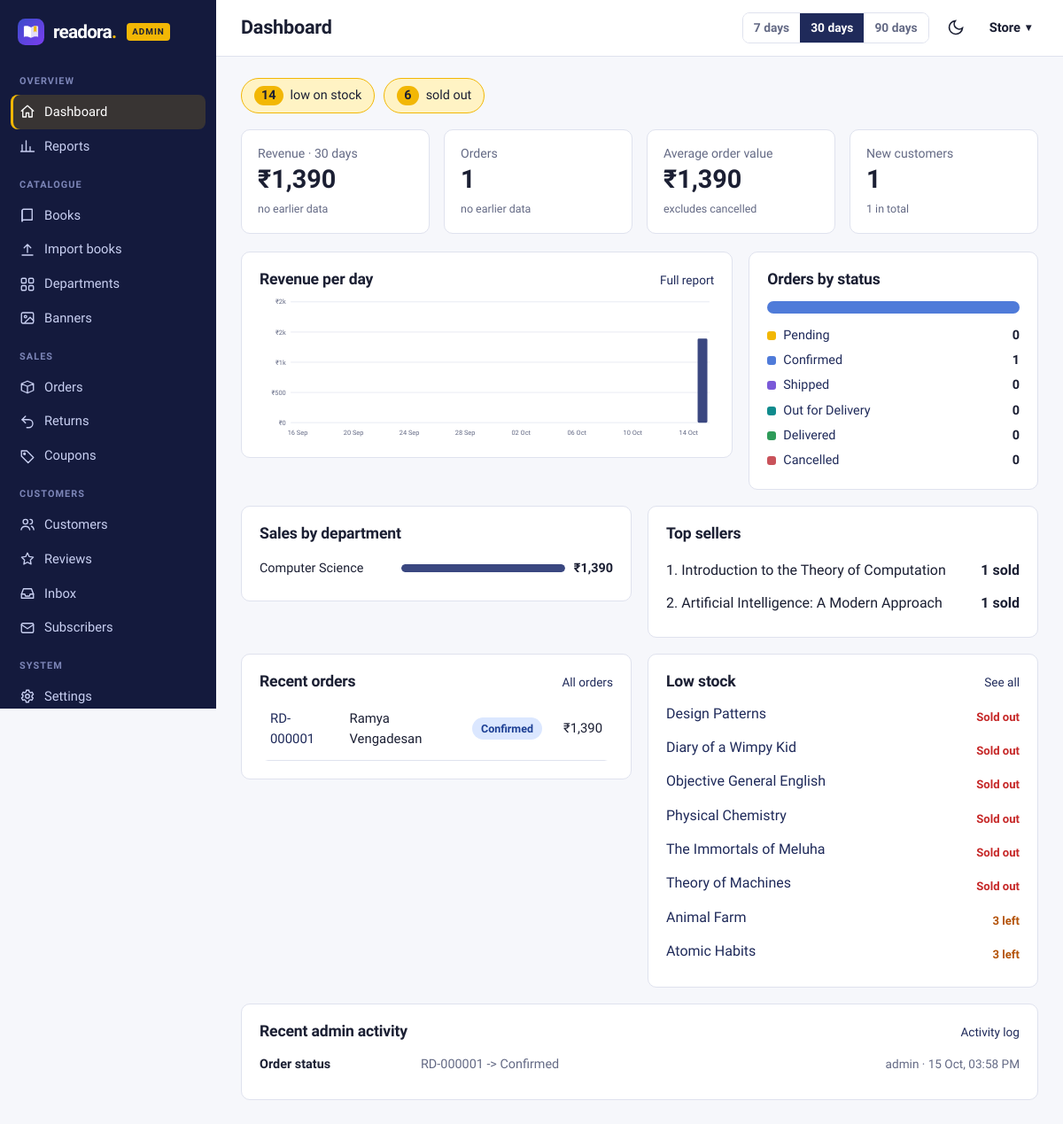
Page /admin/ (signed in) on the committed database.
### tables this page shows
CREATE TABLE users (
    id            INTEGER PRIMARY KEY AUTOINCREMENT,
    fullname      TEXT NOT NULL,
    username      TEXT NOT NULL UNIQUE COLLATE NOCASE,
    email         TEXT NOT NULL UNIQUE COLLATE NOCASE,
    password      TEXT NOT NULL,
    phone         TEXT,
    is_admin      INTEGER NOT NULL DEFAULT 0,
    created_at    TEXT NOT NULL DEFAULT CURRENT_TIMESTAMP
);

CREATE TABLE orders (
    id              INTEGER PRIMARY KEY AUTOINCREMENT,
    user_id         INTEGER NOT NULL REFERENCES users(id),
    status          TEXT NOT NULL DEFAULT 'Pending',
    payment_method  TEXT NOT NULL,
    payment_status  TEXT NOT NULL DEFAULT 'Pending',
    subtotal        REAL NOT NULL,
    discount        REAL NOT NULL DEFAULT 0,
    shipping_fee    REAL NOT NULL DEFAULT 0,
    total           REAL NOT NULL,
    coupon_code     TEXT,
    ship_name       TEXT NOT NULL,
    ship_phone      TEXT NOT NULL,
    ship_address    TEXT NOT NULL,
    created_at      TEXT NOT NULL DEFAULT CURRENT_TIMESTAMP
);

CREATE TABLE categories (
    id          INTEGER PRIMARY KEY AUTOINCREMENT,
    slug        TEXT NOT NULL UNIQUE,
    name        TEXT NOT NULL,
    group_name  TEXT NOT NULL DEFAULT 'More',   -- shown as a column in the departments menu
    sort_order  INTEGER NOT NULL DEFAULT 0
);

CREATE TABLE order_items (
    id        INTEGER PRIMARY KEY AUTOINCREMENT,
    order_id  INTEGER NOT NULL REFERENCES orders(id) ON DELETE CASCADE,
    book_id   INTEGER REFERENCES books(id) ON DELETE SET NULL,
    title     TEXT NOT NULL,              -- snapshot, survives book edits/deletes
    author    TEXT,
    price     REAL NOT NULL,
    qty       INTEGER NOT NULL
);

CREATE TABLE books (
    id            INTEGER PRIMARY KEY AUTOINCREMENT,
    category_id   INTEGER NOT NULL REFERENCES categories(id),
    name          TEXT NOT NULL,
    author        TEXT NOT NULL,
    publisher     TEXT NOT NULL,
    isbn          TEXT UNIQUE,
    price         REAL NOT NULL CHECK (price >= 0),
    mrp           REAL,                      -- list price, to show a discount
    stock         INTEGER NOT NULL DEFAULT 0 CHECK (stock >= 0),
    rating        REAL NOT NULL DEFAULT 0,
    review_count  INTEGER NOT NULL DEFAULT 0,
    sold_count    INTEGER NOT NULL DEFAULT 0,
    description   TEXT,
    language      TEXT NOT NULL DEFAULT 'English',
    format        TEXT NOT NULL DEFAULT 'Paperback',
    image         TEXT,
    created_at    TEXT NOT NULL DEFAULT CURRENT_TIMESTAMP
);

CREATE TABLE admin_log (
    id         INTEGER PRIMARY KEY AUTOINCREMENT,
    user_id    INTEGER REFERENCES users(id) ON DELETE SET NULL,
    action     TEXT NOT NULL,
    detail     TEXT,
    created_at TEXT NOT NULL DEFAULT CURRENT_TIMESTAMP
);

### bookstore/routes/admin.py (the view)
@bp.route("/")
@admin_required
def dashboard():
    days = request.args.get("days", 30, type=int)
    days = days if days in (7, 30, 90) else 30
    today = local_today()
    start, prev_end = today - timedelta(days=days - 1), today - timedelta(days=days)
    prev_start = prev_end - timedelta(days=days - 1)
    cur = _sales_by_day(start, today)
    revenue, orders_n = sum(d["revenue"] for d in cur), sum(d["n"] for d in cur)
    prev = _sales_by_day(prev_start, prev_end)
    p_rev, p_n = sum(d["revenue"] for d in prev), sum(d["n"] for d in prev)
    s_, e_ = start.isoformat(), today.isoformat()
    by_cat = query(f"""SELECT COALESCE(c.name,'Other') dept, SUM(oi.qty*oi.price) revenue, SUM(oi.qty) units
                       FROM order_items oi JOIN orders o ON o.id=oi.order_id
                       LEFT JOIN books b ON b.id=oi.book_id LEFT JOIN categories c ON c.id=b.category_id
                       WHERE o.status!='Cancelled' AND date(o.created_at,'{_loc()}') BETWEEN ? AND ?
                       GROUP BY dept ORDER BY revenue DESC LIMIT 8""", (s_, e_))
    statuses = {r["status"]: r["n"] for r in query("SELECT status, COUNT(*) n FROM orders GROUP BY status")}
    low = setting_num("low_stock", 5)
    return render_template(
        "admin/dashboard.html", days=days, chart=_bar_chart(cur), revenue=revenue, orders_n=orders_n,
        aov=(revenue / orders_n if orders_n else 0), rev_delta=_pct_change(revenue, p_rev), ord_delta=_pct_change(orders_n, p_n),
        new_users=one(f"SELECT COUNT(*) n FROM users WHERE is_admin=0 AND date(created_at,'{_loc()}') BETWEEN ? AND ?", (s_, e_))["n"],
        users=one("SELECT COUNT(*) n FROM users WHERE is_admin=0")["n"],
        by_cat=by_cat, cat_peak=max((c["revenue"] for c in by_cat), default=0) or 1,
        statuses=statuses, status_total=sum(statuses.values()) or 1, flow=ALL_STATUSES,
        queue={"pending": statuses.get("Pending", 0),
               "returns": one("SELECT COUNT(*) n FROM returns WHERE status='Requested'")["n"],
               "messages": one("SELECT COUNT(*) n FROM messages WHERE status='New'")["n"],
               "low": one("SELECT COUNT(*) n FROM books WHERE stock>0 AND stock<=?", (low,))["n"],
               "out": one("SELECT COUNT(*) n FROM books WHERE stock=0")["n"]},
        low_stock=query("SELECT id, name, stock FROM books WHERE stock <= ? ORDER BY stock, name LIMIT 8", (low,)),
        recent=query("""SELECT o.*, u.fullname FROM orders o JOIN users u ON u.id=o.user_id
                        ORDER BY o.id DESC LIMIT 7"""),
        top=query(f"""SELECT oi.title, SUM(oi.qty) sold, SUM(oi.qty*oi.price) revenue FROM order_items oi
                      JOIN orders o ON o.id=oi.order_id WHERE o.status!='Cancelled'
                      AND date(o.created_at,'{_loc()}') BETWEEN ? AND ?
                      GROUP BY oi.title ORDER BY sold DESC LIMIT 6""", (s_, e_)),
        activity=query("""SELECT l.*, u.username FROM admin_log l LEFT JOIN users u ON u.id=l.user_id
                          ORDER BY l.id DESC LIMIT 8"""),
    )

### bookstore/templates/admin/dashboard.html (shortened to what this page needs)
{% extends 'admin/layout.html' %}
{% from 'partials/macros.html' import badge, icon %}
{% from 'admin/_m.html' import bars, delta %}
{% block title %}Dashboard{% endblock %}
{% block actions %}
<div class="seg" role="group" aria-label="Period">{% for d in (7, 30, 90) %}<a href="{{ url_for('admin.dashboard', days=d) }}" class="{{ 'on' if days == d }}">{{ d }} days</a>{% endfor %}</div>
{% endblock %}
{% block content %}
{% if queue.pending or queue.returns or queue.messages or queue.low or queue.out %}
<section class="queue" aria-label="Needs attention">
  {% if queue.low %}<a href="{{ url_for('admin.books', show='low') }}"><b>{{ queue.low }}</b> low on stock</a>{% endif %}
  {% if queue.out %}<a href="{{ url_for('admin.books', show='out') }}"><b>{{ queue.out }}</b> sold out</a>{% endif %}
</section>
{% endif %}
<div class="kpis">
  <div class="kpi"><div class="l">Revenue · {{ days }} days</div><div class="v">{{ revenue|money }}</div>{{ delta(rev_delta) }}</div>
  <div class="kpi"><div class="l">Orders</div><div class="v">{{ orders_n }}</div>{{ delta(ord_delta) }}</div>
  <div class="kpi"><div class="l">Average order value</div><div class="v">{{ aov|round|int|money }}</div><span class="delta">excludes cancelled</span></div>
  <div class="kpi"><div class="l">New customers</div><div class="v">{{ new_users }}</div><span class="delta">{{ users }} in total</span></div>
</div>
<div class="adm-grid">
  <section class="panel"><div class="panel-head"><h3>Revenue per day</h3><a class="small" href="{{ url_for('admin.reports') }}">Full report</a></div>{{ bars(chart) }}</section>
  <section class="panel"><h3>Orders by status</h3>
    <div class="stackbar" role="img" aria-label="Orders by status">{% for s in flow %}{% if statuses.get(s) %}<i class="seg-{{ s|lower|replace(' ','-') }}" style="width: {{ (statuses[s] / status_total * 100)|round(1) }}%" title="{{ s }}: {{ statuses[s] }}"></i>{% endif %}{% endfor %}</div>
    <ul class="legend">{% for s in flow %}<li><i class="seg-{{ s|lower|replace(' ','-') }}"></i><a href="{{ url_for('admin.orders', status=s) }}">{{ s }}</a><b>{{ statuses.get(s, 0) }}</b></li>{% endfor %}</ul>
  </section>
</div>
<div class="adm-grid even">
  <section class="panel"><h3>Sales by department</h3>
    {% for c in by_cat %}<div class="hbar"><span>{{ c.dept }}</span><div><i style="width: {{ (c.revenue / cat_peak * 100)|round }}%"></i></div><b>{{ c.revenue|money }}</b></div>
    {% else %}<p class="muted">No sales in this period.</p>{% endfor %}</section>
  <section class="panel"><h3>Top sellers</h3>
    {% for t in top %}<div class="sum-row"><span>{{ loop.index }}. {{ t.title }}</span><b>{{ t.sold }} sold</b></div>{% else %}<p class="muted">Sales will show up here.</p>{% endfor %}</section>
</div>
<div class="adm-grid even">
  <section class="panel"><div class="panel-head"><h3>Recent orders</h3><a class="small" href="{{ url_for('admin.orders') }}">All orders</a></div>
    {% if recent %}<div class="table-wrap flat"><table class="data"><tbody>
      {% for o in recent %}<tr><td><a href="{{ url_for('admin.order', order_id=o.id) }}">{{ order_ref(o.id) }}</a></td><td>{{ o.fullname }}</td><td>{{ badge(o.status) }}</td><td class="num">{{ o.total|money }}</td></tr>{% endfor %}
    </tbody></table></div>{% else %}<p class="muted">No orders yet.</p>{% endif %}</section>
  <section class="panel"><div class="panel-head"><h3>Low stock</h3><a class="small" href="{{ url_for('admin.books', show='low') }}">See all</a></div>
    {% for b in low_stock %}<div class="sum-row"><a href="{{ url_for('admin.book_edit', book_id=b.id) }}">{{ b.name }}</a><b class="{{ 'stock out' if b.stock == 0 else 'stock low' }}">{{ 'Sold out' if b.stock == 0 else b.stock ~ ' left' }}</b></div>
    {% else %}<p class="muted">Everything is well stocked.</p>{% endfor %}</section>
</div>
<section class="panel"><div class="panel-head"><h3>Recent admin activity</h3><a class="small" href="{{ url_for('admin.activity') }}">Activity log</a></div>
  {% for a in activity %}<div class="act-row"><b>{{ a.action }}</b><span class="muted">{{ a.detail }}</span><span class="small muted">{{ a.username or 'system' }} · {{ a.created_at|dt('%d %b, %I:%M %p') }}</span></div>
  {% else %}<p class="muted">Changes you make in the console will be listed here.</p>{% endfor %}</section>
{% endblock %}

### bookstore/templates/admin/layout.html (shortened to what this page needs)
{% from 'partials/macros.html' import icon %}
{% set ac = admin_counts() %}
{% set ep = current_endpoint or '' %}
{% macro nav(endpoint, label, ico, count=0, match=[]) %}<a href="{{ url_for(endpoint) }}" class="{{ 'on' if ep == endpoint or ep in match }}">{{ icon(ico, 18) }}<span>{{ label }}</span>{% if count %}<em>{{ count }}</em>{% endif %}</a>{% endmacro %}
<!doctype html>
<html lang="en">
<head>
  <link rel="stylesheet" href="{{ url_for('static', filename='css/style.css') }}">
  <link rel="stylesheet" href="{{ url_for('static', filename='css/admin.css') }}">
</head>
<body class="adm">
<div class="adm-shell">
  <aside class="adm-side" id="adm-side" aria-label="Admin navigation">
    <a class="adm-brand" href="{{ url_for('admin.dashboard') }}"><img src="{{ url_for('static', filename='img/mark.svg') }}" width="30" height="30" alt=""><span>{{ brand.name|lower }}<b>.</b></span><small>admin</small></a>
    <nav>
      <h6>Overview</h6>
      {{ nav('admin.dashboard', 'Dashboard', 'home') }}
      {{ nav('admin.reports', 'Reports', 'chart') }}
      <h6>Catalogue</h6>
      {{ nav('admin.books', 'Books', 'book', match=['admin.book_new','admin.book_edit']) }}
      {{ nav('admin.books_import', 'Import books', 'upload') }}
      {{ nav('admin.categories', 'Departments', 'grid') }}
      {{ nav('admin.banners', 'Banners', 'image', match=['admin.banner_form']) }}
      <h6>Sales</h6>
      {{ nav('admin.orders', 'Orders', 'box', ac.orders, match=['admin.order']) }}
      {{ nav('admin.returns', 'Returns', 'return', ac.returns) }}
      {{ nav('admin.coupons', 'Coupons', 'tag') }}
      <h6>Customers</h6>
      {{ nav('admin.users', 'Customers', 'users', match=['admin.user_detail']) }}
      {{ nav('admin.reviews', 'Reviews', 'star') }}
      {{ nav('admin.messages', 'Inbox', 'inbox', ac.messages) }}
      {{ nav('admin.subscribers', 'Subscribers', 'mail') }}
      <h6>System</h6>
      {{ nav('admin.settings', 'Settings', 'gear') }}
    </nav>
  </aside>
  <div class="adm-main">
    <header class="adm-top">
      <div class="adm-title"><h1>{% block page_title %}{{ self.title() }}{% endblock %}</h1></div>
      <div class="adm-top-actions">{% block actions %}{% endblock %}</div>
      <button class="icon-btn" id="theme-toggle" type="button" aria-label="Switch light or dark theme"><svg viewBox="0 0 24 24" width="20" height="20" fill="none" stroke="currentColor" stroke-width="2"><path d="M21 12.8A9 9 0 1 1 11.2 3a7 7 0 0 0 9.8 9.8z"/></svg></button>
      <div class="menu"><button class="menu-btn adm-user" type="button" aria-haspopup="true" aria-expanded="false">{{ g.user.fullname.split()[0] }}</button>
          </div>
    </header>
    <main id="main" class="adm-content">{% block content %}{% endblock %}</main>
  </div>
</div>
</body>
</html>

### bookstore/templates/partials/macros.html (shortened to what this page needs)
{% macro badge(status) %}
<span class="badge st-{{ status|lower|replace(' ', '-') }}">{{ status }}</span>
{% endmacro %}

### rows in the picture
users: user.fullname "Store"
orders: status "Confirmed", get "1", id "RD-000001", fullname "Ramya Vengadesan", total "₹1,390"
categories: dept "Computer Science", {{ (c.revenue / cat_peak * 100)|round }} 100.0 (drawn), revenue "₹1,390"
order_items: title "Introduction to the Theory of Computation", sold "1"
order_items: title "Artificial Intelligence: A Modern Approach", sold "1"
books: name "Design Patterns", stock "Sold out"
books: name "Diary of a Wimpy Kid", stock "Sold out"
books: name "Objective General English", stock "Sold out"
books: name "Physical Chemistry", stock "Sold out"
books: name "The Immortals of Meluha", stock "Sold out"
books: name "Theory of Machines", stock "Sold out"
books: name "Animal Farm", stock "3 left"
books: name "Atomic Habits", stock "3 left"
admin_log: action "Order status", detail "RD-000001 -> Confirmed", username "admin", created_at|dt "15 Oct, 03:58 PM"

### other values in the picture
{{ brand.name|lower }} "readora"
{{ label }} "Dashboard Reports Books Import books Departments Banners Orders Returns Coupons Customers Reviews Inbox Subscribers Settings"
{{ d }} "7" "30" "90"
{{ queue.low }} "14"
{{ queue.out }} "6"
{{ days }} "30"
{{ revenue|money }} "₹1,390"
{{ orders_n }} "1"
{{ aov|round|int|money }} "₹1,390"
{{ new_users }} "1"
{{ users }} "1"
{{ g.label }} "₹0" "₹500" "₹1k" "₹2k" "₹2k"
{{ l.t }} "16 Sep" "20 Sep" "24 Sep" "28 Sep" "02 Oct" "06 Oct" "10 Oct" "14 Oct"
{{ s }} "Pending" "Shipped" "Out for Delivery" "Delivered" "Cancelled"
{{ statuses.get(s, 0) }} "0" "0" "0" "0" "0"
